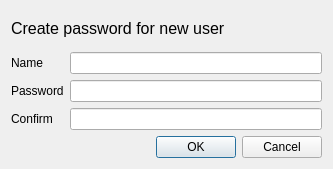
<?xml version="1.0" encoding="UTF-8"?>
<ui version="4.0">
 <class>PwdSet</class>
 <widget class="QDialog" name="PwdSet">
  <property name="geometry">
   <rect>
    <x>0</x>
    <y>0</y>
    <width>333</width>
    <height>169</height>
   </rect>
  </property>
  <property name="windowTitle">
   <string>Create pwd</string>
  </property>
  <layout class="QGridLayout" name="gridLayout">
   <item row="0" column="0">
    <layout class="QVBoxLayout" name="ContentVL">
     <item>
      <widget class="QLabel" name="InfoLbl">
       <property name="font">
        <font>
         <pointsize>12</pointsize>
        </font>
       </property>
       <property name="text">
        <string>Create password for new user</string>
       </property>
      </widget>
     </item>
     <item>
      <layout class="QVBoxLayout" name="FormVL">
       <item>
        <layout class="QVBoxLayout" name="EditVL">
         <item>
          <layout class="QFormLayout" name="formLayout">
           <item row="1" column="0">
            <widget class="QLabel" name="PwdLbl">
             <property name="text">
              <string>Password</string>
             </property>
            </widget>
           </item>
           <item row="2" column="0">
            <widget class="QLabel" name="ConfirmLbl">
             <property name="text">
              <string>Confirm</string>
             </property>
            </widget>
           </item>
           <item row="2" column="1">
            <widget class="QLineEdit" name="ConfirmLEdit">
             <property name="inputMethodHints">
              <set>Qt::ImhHiddenText</set>
             </property>
            </widget>
           </item>
           <item row="1" column="1">
            <widget class="QLineEdit" name="PwdLEdit">
             <property name="inputMethodHints">
              <set>Qt::ImhHiddenText|Qt::ImhSensitiveData</set>
             </property>
            </widget>
           </item>
           <item row="0" column="1">
            <widget class="QLineEdit" name="NameLEdit"/>
           </item>
           <item row="0" column="0">
            <widget class="QLabel" name="NameLbl">
             <property name="text">
              <string>Name</string>
             </property>
            </widget>
           </item>
          </layout>
         </item>
        </layout>
       </item>
       <item>
        <widget class="QDialogButtonBox" name="YN">
         <property name="orientation">
          <enum>Qt::Horizontal</enum>
         </property>
         <property name="standardButtons">
          <set>QDialogButtonBox::Cancel|QDialogButtonBox::Ok</set>
         </property>
        </widget>
       </item>
      </layout>
     </item>
    </layout>
   </item>
  </layout>
 </widget>
 <resources/>
 <connections>
  <connection>
   <sender>YN</sender>
   <signal>accepted()</signal>
   <receiver>PwdSet</receiver>
   <slot>accept()</slot>
   <hints>
    <hint type="sourcelabel">
     <x>248</x>
     <y>254</y>
    </hint>
    <hint type="destinationlabel">
     <x>157</x>
     <y>274</y>
    </hint>
   </hints>
  </connection>
  <connection>
   <sender>YN</sender>
   <signal>rejected()</signal>
   <receiver>PwdSet</receiver>
   <slot>reject()</slot>
   <hints>
    <hint type="sourcelabel">
     <x>316</x>
     <y>260</y>
    </hint>
    <hint type="destinationlabel">
     <x>286</x>
     <y>274</y>
    </hint>
   </hints>
  </connection>
 </connections>
</ui>
